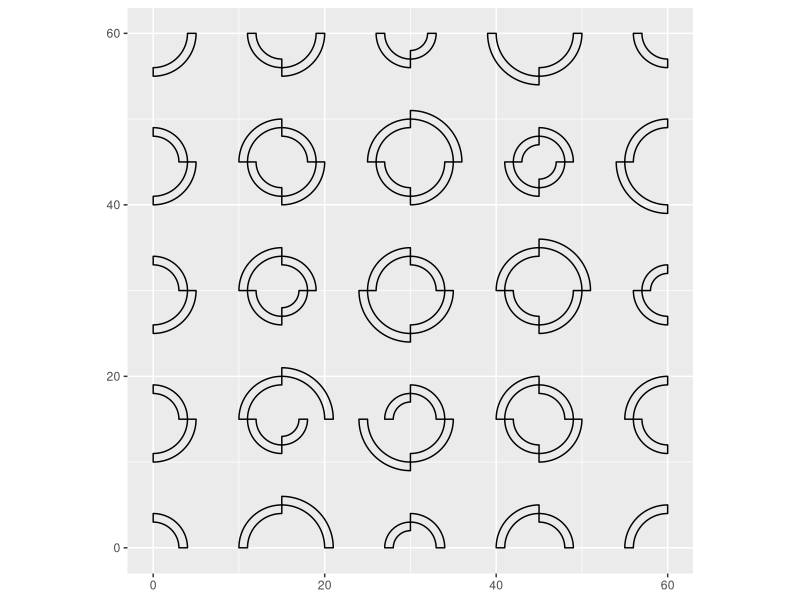
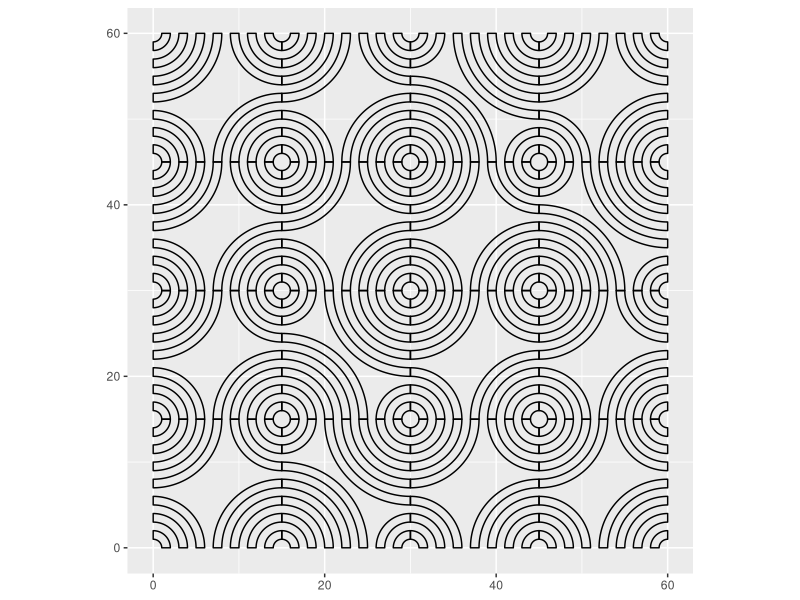
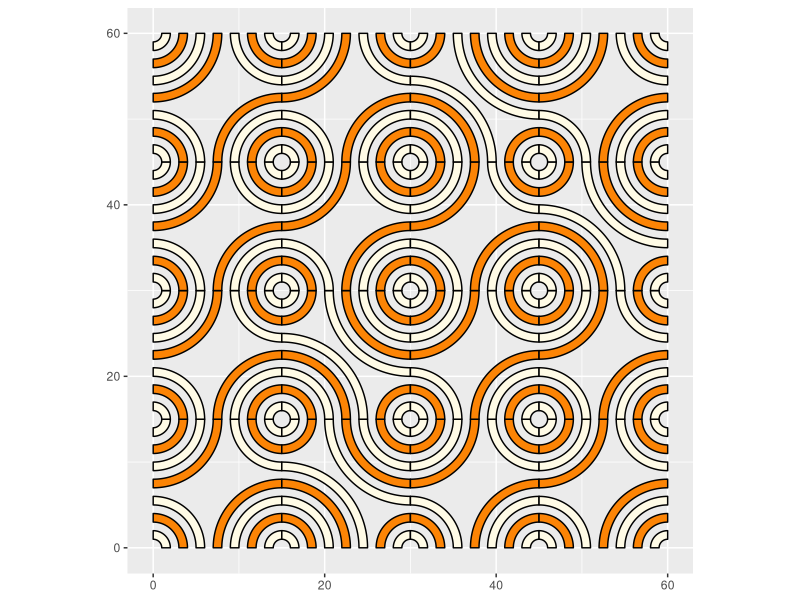
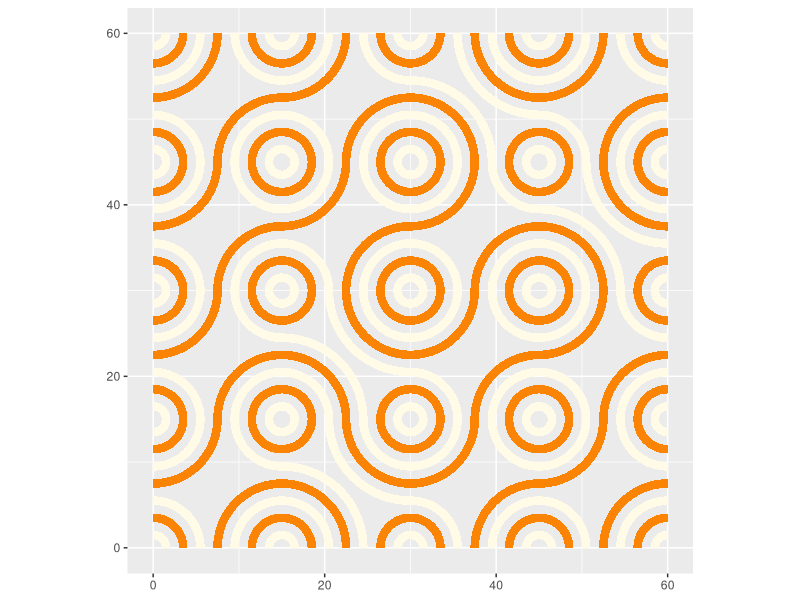
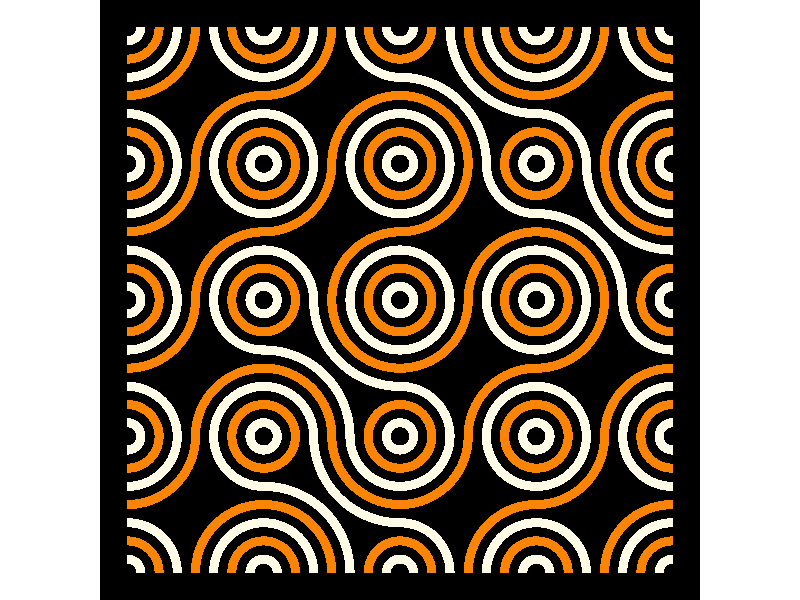
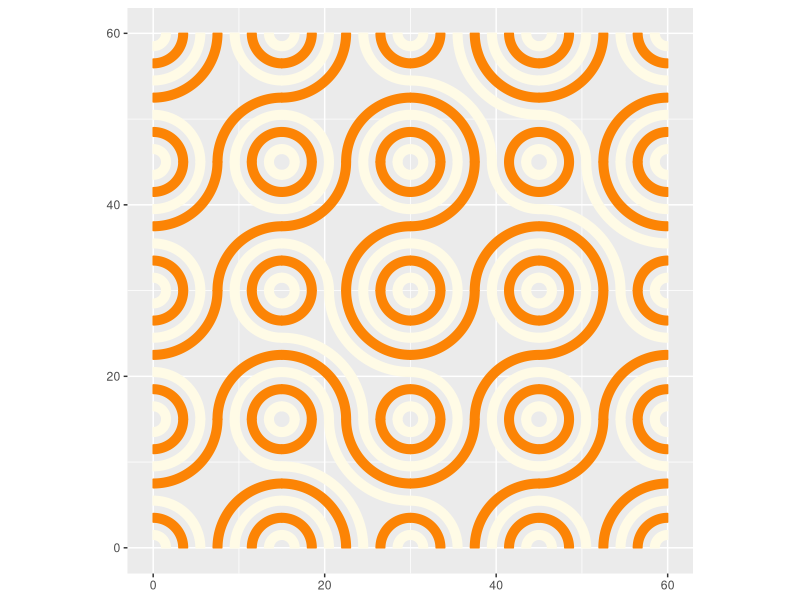
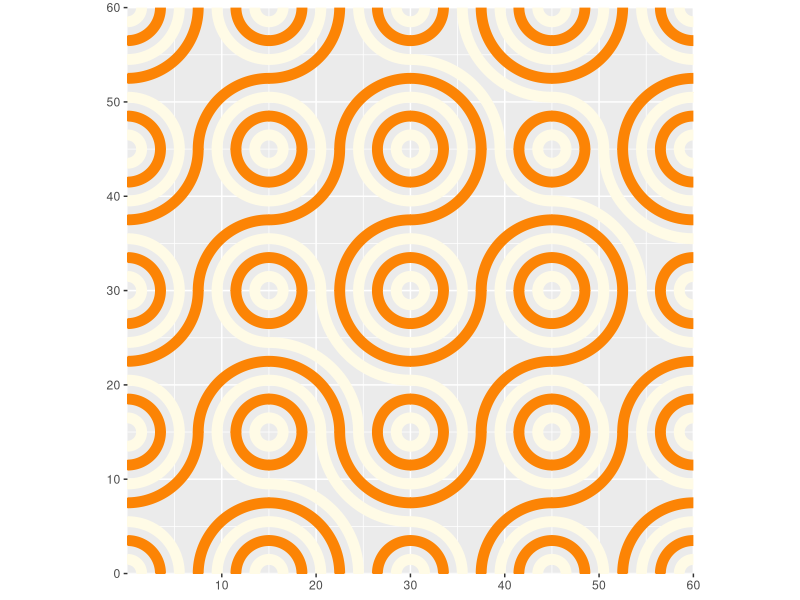
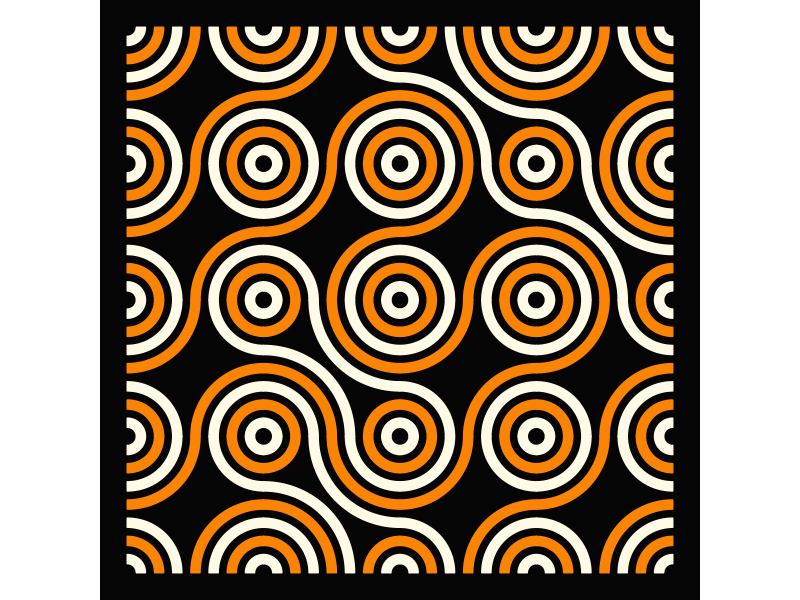

Write the R code that produced these figures, in order.
################################################################################
#                                                                              #
#                   Steal like an Rtist: Creative Coding in R                  #
#                                                                              #
#                               Untitled sketch                                #
#                                 Roni Kaufman                                 #
#                                                                              #
#                 Ijeamaka Anyene Fumagalli and Sharla Gelfand                 #
#                              posit::conf(2023)                               #
#                              September 18, 2023                              #
#                                                                              #
################################################################################

# Packages ---------------------------------------------------------------------

library(ggplot2)
library(dplyr)
library(tidyr)
library(purrr)
library(ggforce)


# Who actually needs trigonometric functions -----------------------------------

## Corner 1 --------------------------------------------------------------------

x <- 0
y <- 0
sq_width <- 15

tribble(
  ~x0,          ~y0,  ~start,    ~end,
  x,            y,       0,    pi/2
)

## Corner 2 --------------------------------------------------------------------

x <- 0
y <- 0
sq_width <- 15

tribble(
  ~x0,          ~y0,  ~start,    ~end,
  x,            y,       0,    pi/2,
  x + sq_width,            y,  3*pi/2,    2*pi
)

## Corner 3 --------------------------------------------------------------------

x <- 0
y <- 0
sq_width <- 15

tribble(
  ~x0,          ~y0,  ~start,    ~end,
  x,            y,       0,    pi/2,
  x + sq_width,            y,  3*pi/2,    2*pi,
  x + sq_width, y + sq_width,      pi,  3*pi/2
)

## Corner 4 --------------------------------------------------------------------

x <- 0
y <- 0
sq_width <- 15

tribble(
  ~x0,          ~y0,  ~start,    ~end,
  x,            y,       0,    pi/2,
  x + sq_width,            y,  3*pi/2,    2*pi,
  x + sq_width, y + sq_width,      pi,  3*pi/2,
  x, y + sq_width,    pi/2,      pi
)

## Wrap it up in a function ----------------------------------------------------

set_params <- function(x, y, sq_width) {
  tribble(
    ~x0,          ~y0,  ~start,    ~end,
    x,            y,       0,    pi/2,
    x + sq_width,            y,  3*pi/2,    2*pi,
    x + sq_width, y + sq_width,      pi,  3*pi/2,
    x, y + sq_width,    pi/2,      pi
  )
}

# Building a system ------------------------------------------------------------

## Number of arcs --------------------------------------------------------------

### tile_type == 1

set_params <-
  function(x, y, sq_width, tile_type) {
    if (tile_type == 1) {
      tribble(
        ~x0,          ~y0,  ~start,    ~end,
        x,            y,       0,    pi/2,
        x + sq_width,            y,  3*pi/2,    2*pi,
        x + sq_width, y + sq_width,      pi,  3*pi/2,
        x, y + sq_width,    pi/2,      pi
      ) %>%
        mutate(num_arcs = c(3, 4, 3, 4))
    }
  }

## tile_type == 2

set_params <-
  function(x, y, sq_width, tile_type) {
    if (tile_type == 1) {
      tribble(
        ~x0,          ~y0,  ~start,    ~end,
        x,            y,       0,    pi/2,
        x + sq_width,            y,  3*pi/2,    2*pi,
        x + sq_width, y + sq_width,      pi,  3*pi/2,
        x, y + sq_width,    pi/2,      pi
      ) %>%
        mutate(num_arcs = c(3, 4, 3, 4))
    } else if (tile_type == 2) {
      tribble(
        ~x0,          ~y0,  ~start,    ~end,
        x,            y,       0,    pi/2,
        x + sq_width,            y,  3*pi/2,    2*pi,
        x + sq_width, y + sq_width,      pi,  3*pi/2,
        x, y + sq_width,    pi/2,      pi
      ) %>%
        mutate(num_arcs = c(5, 2, 5, 2))
    }
  }

## set_params_output()

set_params(
  x = 0,
  y = 0,
  sq_width = 15,
  tile_type = 1
)

## Creating the grid -----------------------------------------------------------

sq_width <- 15
ncol <- 4
nrow <- 4

grid <-
  expand_grid(
    y = seq(
      from = 0,
      by = sq_width,
      length.out = nrow
    ),
    x = seq(
      from = 0,
      by = sq_width,
      length.out = ncol
    )
  )

## Tile selection --------------------------------------------------------------

### Recreating Infinite Truchet

sq_width <- 15
ncol <- 4
nrow <- 4

grid <-
  expand_grid(
    y = seq(
      from = 0,
      by = sq_width,
      length.out = nrow
    ),
    x = seq(
      from = 0,
      by = sq_width,
      length.out = ncol
    )
  ) %>%
  mutate(
    tile_type =
      c(
        1, 1, 2, 2,
        1, 1, 1, 1,
        1, 2, 1, 1,
        1, 1, 1, 1
      )
  )

grid

### Incorporating the element of chance

sq_width <- 15
ncol <- 4
nrow <- 4

grid <-
  expand_grid(
    y = seq(
      from = 0,
      by = sq_width,
      length.out = nrow
    ),
    x = seq(
      from = 0,
      by = sq_width,
      length.out = ncol
    )
  ) %>%
  mutate(
    tile_type =
      sample(c(1, 2),
             size = n(),
             replace = TRUE
      )
  )

grid


## Creating our system ---------------------------------------------------------

truchet_tiles <-
  function(seed) {
    ncol <- 4
    nrow <- 4
    sq_width <- 15

    set.seed(seed)

    grid <-
      expand_grid(
        y = seq(from = 0, by = sq_width, length.out = ncol),
        x = seq(from = 0, by = sq_width, length.out = nrow)
      ) %>%
      mutate(tile_type = sample(c(1, 2), size = n(), replace = TRUE))

    params_grid <-
      map_dfr(
        1:nrow(grid),
        function(i) {
          set_params(
            x = grid$x[i],
            y = grid$y[i],
            sq_width = sq_width,
            tile_type = grid$tile_type[i]
          )
        }
      )

    return(params_grid)
  }

### applying our system

output_grid <-
  truchet_tiles(seed = 150)

output_grid

output_grid %>%
  ggplot() +
  geom_arc_bar(aes(
    x0 = x0,
    y0 = y0,
    start = start,
    end = end,
    r0 = num_arcs,
    r = num_arcs + 1
  )) +
  coord_fixed()

## Converting num_arcs to radius -----------------------------------------------

# initial version
r0 <- seq(from = 1, to = 7, by = 2)
r0
r <- seq(from = 2, to = 8, by = 2)
r

## adding flexibility
num_arcs <- 4
r0 <- seq(from = 1, by = 2, length.out = num_arcs)
r0
r <- seq(from = 2, by = 2, length.out = num_arcs)
r

## Updating our system ---------------------------------------------------------

truchet_tiles <-
  function(seed) {
    ncol <- 4
    nrow <- 4
    sq_width <- 15

    set.seed(seed)

    grid <-
      expand_grid(
        y = seq(from = 0, by = sq_width, length.out = ncol),
        x = seq(from = 0, by = sq_width, length.out = nrow)
      ) %>%
      mutate(tile_type = sample(c(1, 2), size = n(), replace = TRUE))

    params_grid <-
      map_dfr(
        1:nrow(grid),
        function(i) {
          set_params(
            x = grid$x[i],
            y = grid$y[i],
            sq_width = sq_width,
            tile_type = grid$tile_type[i]
          )
        }
      )

    output <-
      map_dfr(
        1:nrow(params_grid),
        function(i) {
          bind_cols(
            slice(params_grid, i),
            r0 = seq(from = 1, by = 2, length.out = params_grid$num_arcs[i]),
            r = seq(from = 2, by = 2, length.out = params_grid$num_arcs[i])
          )
        }
      )


    return(output)
  }

### Applying our system

output_grid <-
  truchet_tiles(seed = 150)

output_grid %>%
  ggplot() +
  geom_arc_bar(aes(
    x0 = x0,
    y0 = y0,
    start = start,
    end = end,
    r0 = r0,
    r = r
  )) +
  coord_fixed()

# Color, Fill ------------------------------------------------------------------

## Color order is the same in every corner

color <- c("#fffbe6", "#fc8405")

max_num_arcs <- 5
color <- c("#fffbe6", "#fc8405")
color_seq <- rep(color,
                 length.out = max_num_arcs)
color_seq

## Updating our system

truchet_tiles <-
  function(color1,
           color2,
           seed) {
    ncol <- 4
    nrow <- 4
    sq_width <- 15
    max_num_arcs <- 5

    set.seed(seed)

    grid <-
      expand_grid(
        y = seq(from = 0, by = sq_width, length.out = ncol),
        x = seq(from = 0, by = sq_width, length.out = nrow)
      ) %>%
      mutate(tile_type = sample(c(1, 2), size = n(), replace = TRUE))

    params_grid <-
      map_dfr(
        1:nrow(grid),
        function(i) {
          set_params(
            x = grid$x[i],
            y = grid$y[i],
            sq_width = sq_width,
            tile_type = grid$tile_type[i]
          )
        }
      )

    color <- c(color1, color2)
    color_seq <- rep(color, length.out = max_num_arcs)

    output <-
      map_dfr(
        1:nrow(params_grid),
        function(i) {
          bind_cols(
            slice(params_grid, i),
            r0 = seq(from = 1, by = 2, length.out = params_grid$num_arcs[i]),
            r = seq(from = 2, by = 2, length.out = params_grid$num_arcs[i]),
            color = color_seq[1:params_grid$num_arcs[i]]
          )
        }
      )


    return(output)
  }

## Applying our system

output_grid <-
  truchet_tiles(
    seed = 150,
    color1 = "#fffbe6",
    color2 = "#fc8405"
  )

output_grid


# Final Touches ----------------------------------------------------------------

output_grid %>%
  ggplot() +
  geom_arc_bar(aes(
    x0 = x0,
    y0 = y0,
    start = start,
    end = end,
    r0 = r0,
    r = r,
    fill = color
  )) +
  coord_fixed() +
  scale_fill_identity()

## `color=` to NA

output_grid %>%
  ggplot() +
  geom_arc_bar(
    aes(
      x0 = x0,
      y0 = y0,
      start = start,
      end = end,
      r0 = r0,
      r = r,
      fill = color
    ),
    color = NA
  ) +
  coord_fixed() +
  scale_fill_identity()

## `color=` to NA, black background

output_grid %>%
  ggplot() +
  geom_arc_bar(
    aes(
      x0 = x0,
      y0 = y0,
      start = start,
      end = end,
      r0 = r0,
      r = r,
      fill = color
    ),
    color = NA
  ) +
  coord_fixed() +
  scale_fill_identity() +
  theme_void() +
  theme(panel.background = element_rect(
    fill = "black",
    color = "black"
  ))

## color = color

output_grid %>%
  ggplot() +
  geom_arc_bar(aes(
    x0 = x0,
    y0 = y0,
    start = start,
    end = end,
    r0 = r0,
    r = r,
    fill = color,
    color = color
  )) +
  coord_fixed() +
  scale_fill_identity() +
  scale_color_identity()

## `expand=` set to FALSE

output_grid %>%
  ggplot() +
  geom_arc_bar(aes(
    x0 = x0,
    y0 = y0,
    start = start,
    end = end,
    r0 = r0,
    r = r,
    fill = color,
    color = color
  )) +
  coord_fixed(expand = FALSE) +
  scale_fill_identity() +
  scale_color_identity()

## Final Piece

output_grid %>%
  ggplot() +
  geom_arc_bar(aes(
    x0 = x0,
    y0 = y0,
    start = start,
    end = end,
    r0 = r0,
    r = r,
    fill = color,
    color = color
  )) +
  coord_fixed() +
  scale_fill_identity() +
  scale_color_identity() +
  theme_void() +
  theme(
    panel.background =
      element_rect(
        fill = "#050505",
        color = "#050505"
      )
  )
